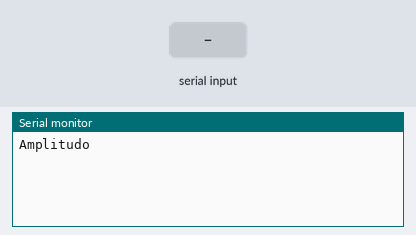
Recording of a sketch running on a simulated Arduino Zero (SAMD21). Parts: the last lines printed to the serial monitor. The test bench sets the inputs (shaded band). At 2.8 s the program restarts the board; the recording ends there.

Above: at 1.2 s.
1.3 s: "90,45,200\n" received over Serial
At 2.1 s:
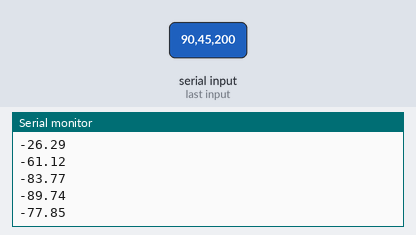
At 2.58 s:
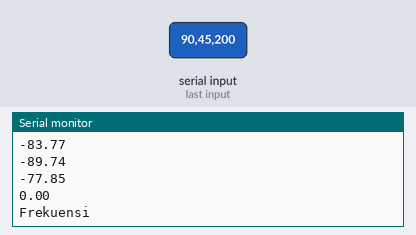
2.8 s: "90,45\n" received over Serial
Timing chart, 0 to 2.8 s (numbered marks = the images above; inputs shaded):
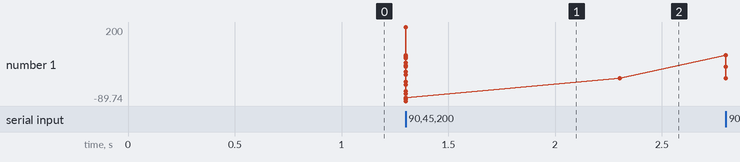

Measured:
- after the input at 1.3 s, the serial monitor: prints a new line at once (image 1)

The sketch:

Sampling.ino
```cpp
int i = 0, j = 0, k = 0;
double t = 0, math = 0;
float amplitudo, frekuensi, fasa;
float phi = 3.14, d;
String inString = "";

void setup() {
  SerialUSB.begin(9600);
  while (!SerialUSB) ;
  SerialUSB.println("Amplitudo");
}

void loop() {

  while (SerialUSB.available() == 0) {}
  //    inString = SerialUSB.readString();
  amplitudo = SerialUSB.parseFloat();
  SerialUSB.println(amplitudo);
  SerialUSB.println("Frekuensi");
  while (SerialUSB.available() == 0) {}
  //    inString = SerialUSB.readString();
  frekuensi = SerialUSB.parseFloat();
  SerialUSB.println(frekuensi);
  SerialUSB.println("Fasa");
  while (SerialUSB.available() == 0) {}
  //    inString = SerialUSB.readString();
  fasa = SerialUSB.parseFloat();
  SerialUSB.println(fasa);

  d = (2 * phi / frekuensi) + 0.01;
  j = d * 100;
  double myArray[j];
//    SerialUSB.println(d);
//    SerialUSB.println(j);
//    SerialUSB.println(sizeof(myArray));

  for (t = 0; t <= d; t = t + 0.01) {
    math = amplitudo * sin(frekuensi * t + fasa);
//        SerialUSB.println(math);
    myArray[i] = math;
    i = i + 1;
  }
  //  SerialUSB.println(i);
  //  SerialUSB.println(sizeof(myArray));

  for (k = 0; k <= j; k++) {
    SerialUSB.println(myArray[k]);
    //    delay(9);
  }
}
```
